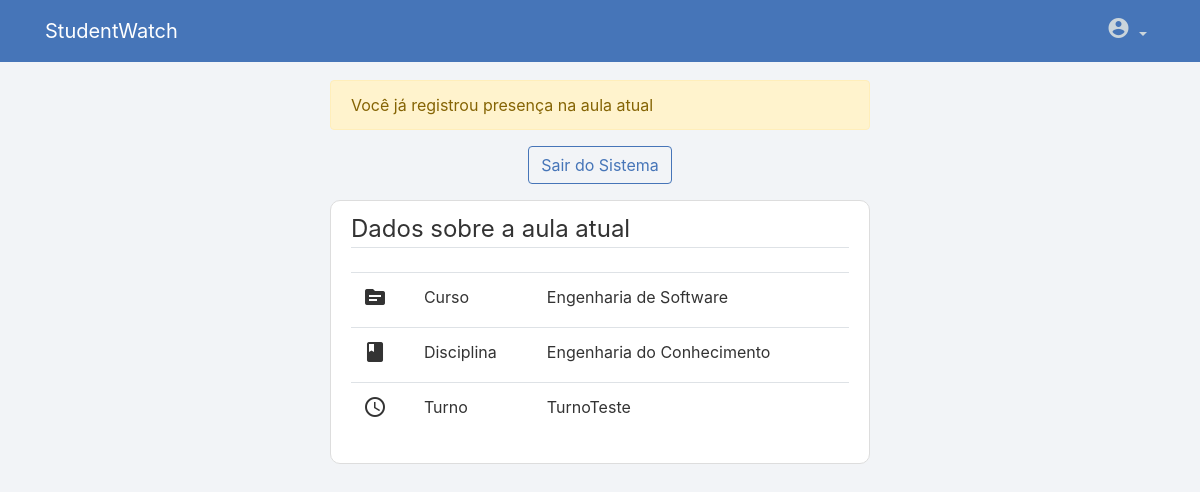
The app's page /registrarPresenca/ (signed in) with its own data.
### manager/models.py (models this page shows, shortened)
class Curso(models.Model):
    nome = models.CharField(max_length=100)
    descricao = models.TextField(max_length=500)
    coordenador = models.ForeignKey(CoordenadorProfile, on_delete=models.SET_NULL, null=True)
    def __str__(self):
        return self.nome

class Aula(models.Model):
    turno = models.ForeignKey(Turno, on_delete=models.SET_NULL, null=True)
    disciplina = models.ForeignKey(Disciplina, on_delete=models.CASCADE, null=True)
    dia_semana = models.ForeignKey(Dia_semana, on_delete=models.SET_NULL, null=True)
    def __str__(self):
        return self.disciplina.nome

class Disciplina(models.Model):
    nome = models.CharField(max_length=100)
    professor = models.ForeignKey(ProfessorProfile, on_delete=models.SET_NULL, null=True)
    curso = models.ForeignKey(Curso, on_delete=models.CASCADE, null=True)

class Turno(models.Model):
    nome = models.CharField(max_length=50)
    inicio = models.TimeField(auto_now=False, auto_now_add=False)
    fim = models.TimeField(auto_now=False, auto_now_add=False)
    def __str__(self):
        return self.nome

### users/views.py (the view)
# urls.py: path('registrarPresenca/', user_views.registrarPresenca, name='registrarPresenca'),
@login_required
@permission_required("manager.add_presenca", raise_exception=True)
def registrarPresenca(request):
    usuario = request.user
    data = datetime.datetime.now().date()
    hora = datetime.datetime.now().time()
    dia_semana = calendar.day_name[data.weekday()]
    curso = None
    turno = None
    aula = None
    presenca_anterior = 0
    lista_turnos = Turno.objects.all()
    for x in range(0, len(lista_turnos), 1):
        if(hora > lista_turnos[x].inicio and hora < lista_turnos[x].fim):
            turno = lista_turnos[x]
    lista_profiles = EstudanteProfile.objects.all()
    for x in range(0, len(lista_profiles), 1):
        if(lista_profiles[x].user == usuario):
            profile = lista_profiles[x]
    lista_aulas = Aula.objects.all()
    for x in range(0, len(lista_aulas), 1):
        if(lista_aulas[x].disciplina.curso == profile.curso and lista_aulas[x].turno == turno and lista_aulas[x].dia_semana.nome == dia_semana):
            aula = lista_aulas[x]
            curso = lista_aulas[x].disciplina.curso
    lista_presencas = Presenca.objects.all()
    for x in range(0, len(lista_presencas), 1):
        if(lista_presencas[x].aula.turno == turno and lista_presencas[x].estudante.user == usuario and lista_presencas[x].data == data):
            presenca_anterior += 1
    if request.method == 'POST':
        if(turno != None and aula != None and presenca_anterior == 0):
            reg = Presenca(estudante=profile, data=data, aula=aula)
            reg.save()
            messages.success(request, f"Presença registrada")
    if(curso == None or aula == None or turno == None):
        messages.warning(request, f"Desculpe, não há nenhuma aula no momento")
    if(presenca_anterior != 0):
        messages.warning(request, f"Você já registrou presença na aula atual")
    context = {
            'curso': curso,
            'disciplina': aula,
            'turno': turno,
            'presenca_anterior': presenca_anterior
    }
    return render(request, 'users/registrar-presenca.html', context)

### users/templates/users/registrar-presenca.html (shortened to what this page needs)
{% extends "page/base.html" %}
{% block content %}
<form method="POST" action="{% url 'logout' %}">
    <div class="form-group text-center">
        <button class="btn btn-outline-info" type="submit">Sair do Sistema</button>
    </div>
</form>
{% if curso != None or disciplina != None or curso != None %}
    <div class="content-section">
        <legend class="border-bottom mb-4">Dados sobre a aula atual</legend>
        <table class="table table">
            <tr>
                <td>
                    <span class="material-icons">source</span>
                </td>
                <td>
                    Curso
                </td>
                <td>
                    {{ curso }}
                </td>
            </tr>
            <tr>
                <td>
                    <span class="material-icons">book</span>
                </td>
                <td>
                    Disciplina
                </td>
                <td>
                    {{ disciplina }}
                </td>
            </tr>
            <tr>
                <td>
                    <span class="material-icons">schedule</span>
                </td>
                <td>
                    Turno
                </td>
                <td>
                    {{ turno }}
                </td>
            </tr>
        </table>
    {% endif %}
    </div>
{% endblock content %}

### page/static/page/main.css (style rules this page uses)
body { background: #f2f4f7; color: #333333; margin-top: 5rem; }
.content-section { background: #ffffff; padding: 10px 20px; border: 1px solid #dddddd; border-radius: 10px; margin-bottom: 20px; }
.btn-outline-info { border-color: #4675b8 !important; color: #4675b8 !important; }

### records on screen
Curso: nome "Engenharia de Software"
Aula: disciplina.nome "Engenharia do Conhecimento"
Turno: nome "TurnoTeste"

### other values on screen
{{ message }} "Você já registrou presença na aula atual"
